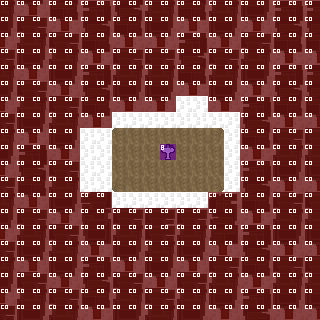

Tiled map render using the project's own tile images. Description and the whole map definition, tile-layer contents included, below:
An orthogonal 20x20 tile map with 16x16 px tiles, 3 tile layers (Tile Layer 1, Tile Layer 2, Tile Layer 3), 2 tilesets.

<map version="1.2" tiledversion="1.2.4" orientation="orthogonal" renderorder="right-down" width="20" height="20" tilewidth="16" tileheight="16" infinite="0" nextlayerid="10" nextobjectid="1">
 <tileset firstgid="1" source="../tilesets/world-tileset.tsx" />
 <tileset firstgid="4097" source="../tilesets/collision-tileset.tsx" />
 <layer id="7" name="Tile Layer 1" width="20" height="20">
  <data encoding="csv">
22,22,22,22,22,22,22,22,22,22,22,22,22,22,22,22,22,22,22,22,
22,22,22,22,22,22,22,22,22,22,22,22,22,22,22,22,22,22,22,22,
22,22,22,22,22,22,22,22,22,22,22,22,22,22,22,22,22,22,22,22,
22,22,22,22,22,22,22,22,22,22,22,22,22,22,22,22,22,22,22,22,
22,22,22,22,22,22,22,22,22,22,22,22,22,22,22,22,22,22,22,22,
22,22,22,22,22,22,22,22,22,22,22,22,22,22,22,22,22,22,22,22,
22,22,22,22,22,22,22,22,22,22,22,22,22,22,22,22,22,22,22,22,
22,22,22,22,22,22,22,22,22,22,22,22,22,22,22,22,22,22,22,22,
22,22,22,22,22,22,22,144,80,80,80,80,80,145,22,22,22,22,22,22,
22,22,22,22,22,22,22,80,80,80,80,80,80,80,22,22,22,22,22,22,
22,22,22,22,22,22,22,80,80,80,80,80,80,80,22,22,22,22,22,22,
22,22,22,22,22,22,22,208,80,80,80,80,80,209,22,22,22,22,22,22,
22,22,22,22,22,22,22,22,22,22,22,22,22,22,22,22,22,22,22,22,
22,22,22,22,22,22,22,22,22,22,22,22,22,22,22,22,22,22,22,22,
22,22,22,22,22,22,22,22,22,22,22,22,22,22,22,22,22,22,22,22,
22,22,22,22,22,22,22,22,22,22,22,22,22,22,22,22,22,22,22,22,
22,22,22,22,22,22,22,22,22,22,22,22,22,22,22,22,22,22,22,22,
22,22,22,22,22,22,22,22,22,22,22,22,22,22,22,22,22,22,22,22,
22,22,22,22,22,22,22,22,22,22,22,22,22,22,22,22,22,22,22,22,
22,22,22,22,22,22,22,22,22,22,22,22,22,22,22,22,22,22,22,22
</data>
 </layer>
 <layer id="8" name="Tile Layer 2" width="20" height="20">
  <data encoding="csv">
94,221,222,413,414,285,286,349,350,93,94,413,414,93,94,157,158,285,286,285,
158,29,30,477,478,349,350,413,414,157,158,477,478,157,158,221,222,349,350,349,
222,93,94,29,30,413,414,477,478,221,222,285,286,221,222,29,30,413,414,413,
30,157,158,93,94,477,478,29,30,29,30,349,350,29,30,93,94,477,478,477,
94,221,222,157,158,285,286,93,94,93,94,413,414,93,94,157,158,285,286,285,
158,29,30,221,222,349,350,157,158,157,158,477,478,157,158,221,222,349,350,349,
222,93,94,29,30,413,414,221,222,221,222,0,0,221,222,285,286,413,414,413,
30,157,158,93,94,477,478,0,0,0,0,0,0,0,0,349,350,477,478,477,
94,221,222,157,158,0,0,0,0,0,0,0,0,0,0,413,414,29,30,29,
158,285,286,221,222,0,0,0,0,0,329,0,0,0,0,477,478,93,94,93,
222,349,350,29,30,0,0,0,0,0,0,0,0,0,0,285,286,157,158,157,
30,413,414,93,94,0,0,0,0,0,0,0,0,0,0,349,350,221,222,221,
94,477,478,157,158,35,36,0,0,0,0,0,0,291,292,413,414,29,30,29,
158,29,30,221,222,99,100,29,30,29,30,29,30,355,356,477,478,93,94,93,
222,93,94,29,30,163,164,93,94,29,30,93,94,419,420,285,286,157,158,157,
30,157,158,93,94,227,228,157,158,93,94,157,158,483,484,349,350,221,222,221,
94,221,222,157,158,285,286,221,222,157,158,221,222,29,30,413,414,29,30,29,
158,29,30,221,222,349,350,29,30,221,222,29,30,93,94,477,478,93,94,93,
222,93,94,29,30,413,414,93,94,29,30,93,94,157,158,285,286,157,158,157,
30,157,158,93,94,477,478,157,158,93,94,157,158,221,222,349,350,221,222,221
</data>
 </layer>
 <layer id="9" name="Tile Layer 3" width="20" height="20">
  <data encoding="csv">
4098,4098,4098,4098,4098,4098,4098,4098,4098,4098,4098,4098,4098,4098,4098,4098,4098,4098,4098,4098,
4098,4098,4098,4098,4098,4098,4098,4098,4098,4098,4098,4098,4098,4098,4098,4098,4098,4098,4098,4098,
4098,4098,4098,4098,4098,4098,4098,4098,4098,4098,4098,4098,4098,4098,4098,4098,4098,4098,4098,4098,
4098,4098,4098,4098,4098,4098,4098,4098,4098,4098,4098,4098,4098,4098,4098,4098,4098,4098,4098,4098,
4098,4098,4098,4098,4098,4098,4098,4098,4098,4098,4098,4098,4098,4098,4098,4098,4098,4098,4098,4098,
4098,4098,4098,4098,4098,4098,4098,4098,4098,4098,4098,4098,4098,4098,4098,4098,4098,4098,4098,4098,
4098,4098,4098,4098,4098,4098,4098,4098,4098,4098,4098,0,0,4098,4098,4098,4098,4098,4098,4098,
4098,4098,4098,4098,4098,4098,4098,0,0,0,0,0,0,0,0,4098,4098,4098,4098,4098,
4098,4098,4098,4098,4098,0,0,0,0,0,0,0,0,0,0,4098,4098,4098,4098,4098,
4098,4098,4098,4098,4098,0,0,0,0,0,4105,0,0,0,0,4098,4098,4098,4098,4098,
4098,4098,4098,4098,4098,0,0,0,0,0,0,0,0,0,0,4098,4098,4098,4098,4098,
4098,4098,4098,4098,4098,0,0,0,0,0,0,0,0,0,0,4098,4098,4098,4098,4098,
4098,4098,4098,4098,4098,4098,4098,0,0,0,0,0,0,4098,4098,4098,4098,4098,4098,4098,
4098,4098,4098,4098,4098,4098,4098,4098,4098,4098,4098,4098,4098,4098,4098,4098,4098,4098,4098,4098,
4098,4098,4098,4098,4098,4098,4098,4098,4098,4098,4098,4098,4098,4098,4098,4098,4098,4098,4098,4098,
4098,4098,4098,4098,4098,4098,4098,4098,4098,4098,4098,4098,4098,4098,4098,4098,4098,4098,4098,4098,
4098,4098,4098,4098,4098,4098,4098,4098,4098,4098,4098,4098,4098,4098,4098,4098,4098,4098,4098,4098,
4098,4098,4098,4098,4098,4098,4098,4098,4098,4098,4098,4098,4098,4098,4098,4098,4098,4098,4098,4098,
4098,4098,4098,4098,4098,4098,4098,4098,4098,4098,4098,4098,4098,4098,4098,4098,4098,4098,4098,4098,
4098,4098,4098,4098,4098,4098,4098,4098,4098,4098,4098,4098,4098,4098,4098,4098,4098,4098,4098,4098
</data>
 </layer>
</map>
